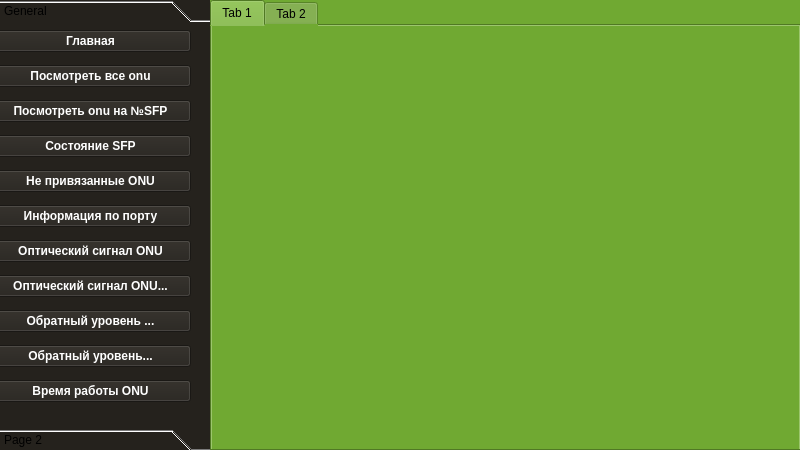
<?xml version="1.0" encoding="UTF-8"?>
<ui version="4.0">
 <class>MainWindow</class>
 <widget class="QMainWindow" name="MainWindow">
  <property name="geometry">
   <rect>
    <x>0</x>
    <y>0</y>
    <width>800</width>
    <height>450</height>
   </rect>
  </property>
  <property name="windowTitle">
   <string>MainWindow</string>
  </property>
  <property name="styleSheet">
   <string notr="true">QWidget {
   background-color: #70a932
}

QPushButton {
   background-color: #25221d;
   color: #fff;
   font-weight: 600
}


QPushButton:pressed {
   background-color: #fff;
   color: #000000
}

QLineEdit {
    background-color: #fff
}

QLabel {
   font-weight: 600
}</string>
  </property>
  <widget class="QWidget" name="centralwidget">
   <widget class="QWidget" name="menu_widget" native="true">
    <property name="geometry">
     <rect>
      <x>0</x>
      <y>0</y>
      <width>211</width>
      <height>451</height>
     </rect>
    </property>
    <property name="styleSheet">
     <string notr="true">QWidget {
    background-color: #25221d
}

QPushButton {
    
}

</string>
    </property>
    <layout class="QGridLayout" name="gridLayout">
     <item row="0" column="0">
      <widget class="QToolBox" name="toolBox">
       <property name="currentIndex">
        <number>0</number>
       </property>
       <widget class="QWidget" name="page">
        <property name="geometry">
         <rect>
          <x>0</x>
          <y>0</y>
          <width>193</width>
          <height>379</height>
         </rect>
        </property>
        <attribute name="label">
         <string>General</string>
        </attribute>
        <widget class="QWidget" name="verticalLayoutWidget">
         <property name="geometry">
          <rect>
           <x>-10</x>
           <y>-5</y>
           <width>201</width>
           <height>391</height>
          </rect>
         </property>
         <layout class="QVBoxLayout" name="verticalLayout">
          <item>
           <widget class="QPushButton" name="pushButton_13">
            <property name="text">
             <string>Главная</string>
            </property>
           </widget>
          </item>
          <item>
           <widget class="QPushButton" name="pushButton">
            <property name="text">
             <string>Посмотреть все onu</string>
            </property>
           </widget>
          </item>
          <item>
           <widget class="QPushButton" name="pushButton_2">
            <property name="text">
             <string>Посмотреть onu на №SFP</string>
            </property>
           </widget>
          </item>
          <item>
           <widget class="QPushButton" name="pushButton_3">
            <property name="text">
             <string>Состояние SFP</string>
            </property>
           </widget>
          </item>
          <item>
           <widget class="QPushButton" name="pushButton_4">
            <property name="text">
             <string>Не привязанные ONU</string>
            </property>
           </widget>
          </item>
          <item>
           <widget class="QPushButton" name="pushButton_5">
            <property name="text">
             <string>Информация по порту</string>
            </property>
           </widget>
          </item>
          <item>
           <widget class="QPushButton" name="pushButton_6">
            <property name="text">
             <string>Оптический сигнал ONU</string>
            </property>
           </widget>
          </item>
          <item>
           <widget class="QPushButton" name="pushButton_7">
            <property name="text">
             <string>Оптический сигнал ONU...</string>
            </property>
           </widget>
          </item>
          <item>
           <widget class="QPushButton" name="pushButton_8">
            <property name="text">
             <string>Обратный уровень ...</string>
            </property>
           </widget>
          </item>
          <item>
           <widget class="QPushButton" name="pushButton_9">
            <property name="text">
             <string>Обратный уровень...</string>
            </property>
           </widget>
          </item>
          <item>
           <widget class="QPushButton" name="pushButton_10">
            <property name="text">
             <string>Время работы ONU</string>
            </property>
           </widget>
          </item>
         </layout>
        </widget>
       </widget>
       <widget class="QWidget" name="page_2">
        <property name="geometry">
         <rect>
          <x>0</x>
          <y>0</y>
          <width>193</width>
          <height>379</height>
         </rect>
        </property>
        <attribute name="label">
         <string>Page 2</string>
        </attribute>
        <widget class="QWidget" name="verticalLayoutWidget_2">
         <property name="geometry">
          <rect>
           <x>0</x>
           <y>0</y>
           <width>191</width>
           <height>381</height>
          </rect>
         </property>
         <layout class="QVBoxLayout" name="verticalLayout_2">
          <item>
           <widget class="QPushButton" name="pushButton_11">
            <property name="text">
             <string>Время работы ONU на всей SFP</string>
            </property>
           </widget>
          </item>
          <item>
           <widget class="QPushButton" name="pushButton_12">
            <property name="text">
             <string>Вкл/выкл CATV</string>
            </property>
           </widget>
          </item>
          <item>
           <widget class="QPushButton" name="pushButton_14">
            <property name="text">
             <string>Настроенные/онлайн</string>
            </property>
           </widget>
          </item>
          <item>
           <widget class="QPushButton" name="pushButton_16">
            <property name="text">
             <string>Активность медных портов...</string>
            </property>
           </widget>
          </item>
          <item>
           <widget class="QPushButton" name="pushButton_15">
            <property name="text">
             <string>Мас с 1 порта ONU</string>
            </property>
           </widget>
          </item>
          <item>
           <widget class="QPushButton" name="pushButton_20">
            <property name="text">
             <string>ip на ONU</string>
            </property>
           </widget>
          </item>
          <item>
           <widget class="QPushButton" name="pushButton_18">
            <property name="text">
             <string>Перезагрузка</string>
            </property>
           </widget>
          </item>
          <item>
           <widget class="QPushButton" name="pushButton_19">
            <property name="text">
             <string>Вкл/выкл медный порт</string>
            </property>
           </widget>
          </item>
         </layout>
        </widget>
       </widget>
      </widget>
     </item>
    </layout>
   </widget>
   <widget class="QWidget" name="central_widget" native="true">
    <property name="geometry">
     <rect>
      <x>210</x>
      <y>0</y>
      <width>591</width>
      <height>451</height>
     </rect>
    </property>
    <widget class="QTabWidget" name="tabWidget">
     <property name="geometry">
      <rect>
       <x>0</x>
       <y>0</y>
       <width>591</width>
       <height>451</height>
      </rect>
     </property>
     <widget class="QWidget" name="tab">
      <attribute name="title">
       <string>Tab 1</string>
      </attribute>
     </widget>
     <widget class="QWidget" name="tab_2">
      <attribute name="title">
       <string>Tab 2</string>
      </attribute>
     </widget>
    </widget>
   </widget>
  </widget>
 </widget>
 <resources/>
 <connections/>
</ui>
